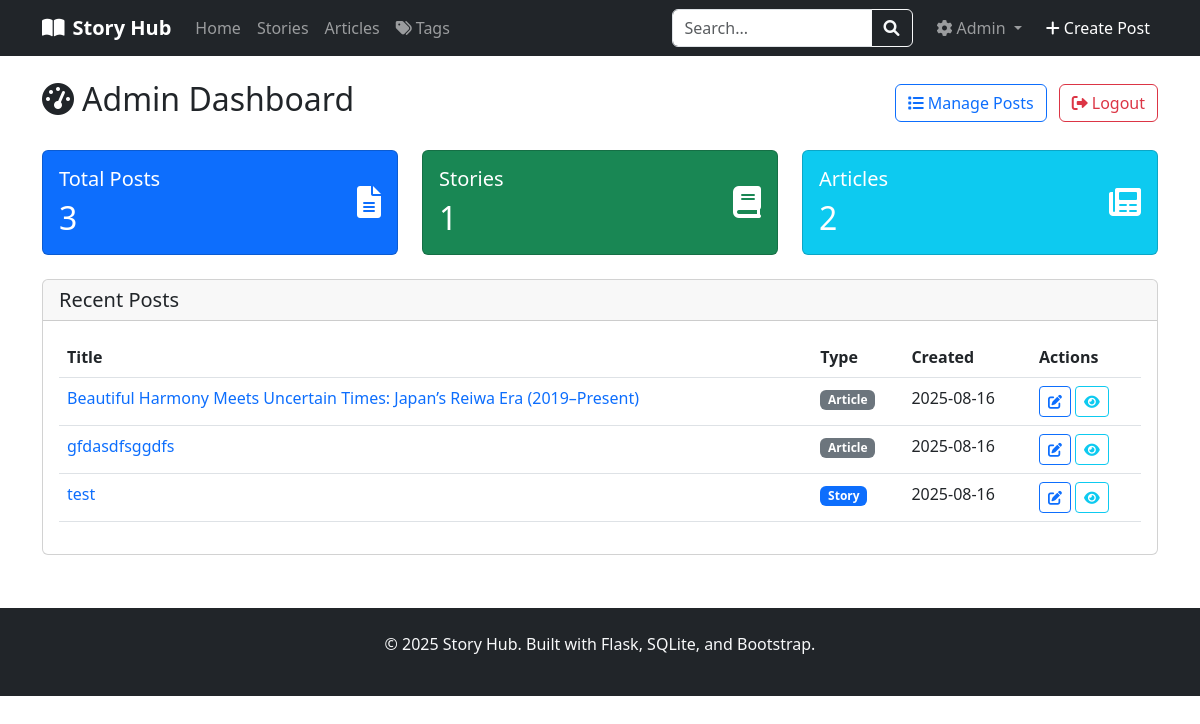
/admin (signed in), run on an earlier commit of the app's database.
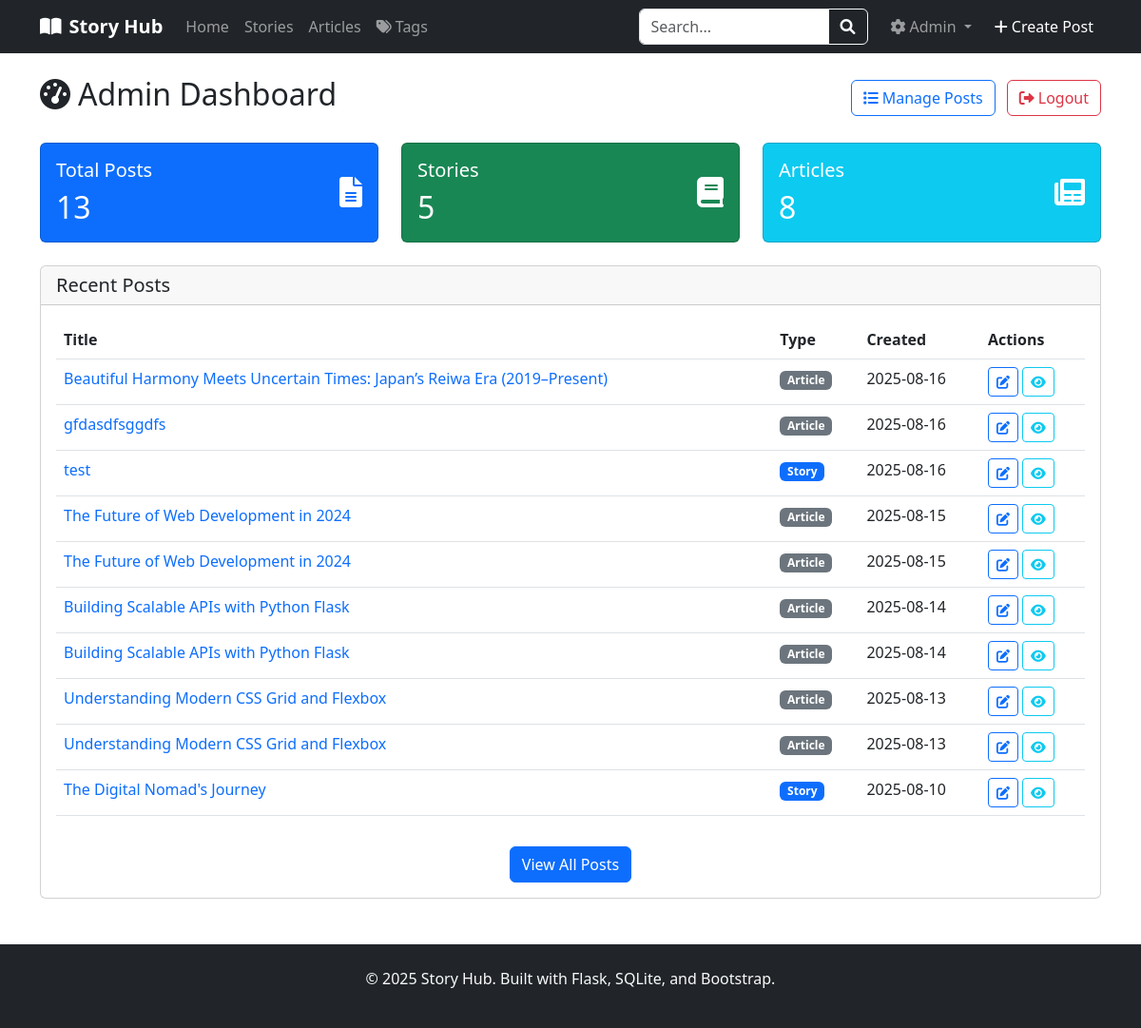
And on a later commit of the database.
### tables this page shows
CREATE TABLE posts (
            id INTEGER PRIMARY KEY AUTOINCREMENT,
            title TEXT NOT NULL,
            content TEXT NOT NULL,
            excerpt TEXT,
            image_filename TEXT,
            post_type TEXT NOT NULL DEFAULT 'article',
            created_at TIMESTAMP DEFAULT CURRENT_TIMESTAMP,
            updated_at TIMESTAMP DEFAULT CURRENT_TIMESTAMP
        , featured BOOLEAN DEFAULT 0, slug TEXT);

### routes/admin.py (the view)
@admin.route('/admin')
@admin_required
def admin_dashboard():
    posts = PostModel.get_all_posts()
    stats = AdminModel.get_post_statistics()
    return render_template('admin/dashboard.html', posts=posts, stats=stats)

### forms.py
class SearchForm(FlaskForm):
    query = StringField('Search', validators=[Length(max=200)], render_kw={"placeholder": "Search posts..."})
    submit = SubmitField('Search')

### models.py (called while the page is built)
def get_db():
    db = getattr(g, '_database', None)
    if db is None:
        db = g._database = sqlite3.connect(current_app.config['DATABASE'])
        db.row_factory = sqlite3.Row
    return db

    @staticmethod
    def get_all_posts(limit=None):
        db = get_db()
        query = 'SELECT * FROM posts ORDER BY created_at DESC'
        if limit:
            query += f' LIMIT {limit}'
        return db.execute(query).fetchall()

    @staticmethod
    def get_post_statistics():
        db = get_db()
        posts = PostModel.get_all_posts()
        return {
            'total_posts': len(posts),
            'total_stories': len([p for p in posts if p['post_type'] == 'story']),
            'total_articles': len([p for p in posts if p['post_type'] == 'article'])
        }

### routes/main.py (called while the page is built)
@main.app_context_processor
def inject_admin_status():
    return {'is_admin_logged_in': is_admin_logged_in()}

### routes/search.py (called while the page is built)
@search.app_context_processor
def inject_search_form():
    return {'search_form': SearchForm(), 'is_admin_logged_in': is_admin_logged_in()}

### utils.py (called while the page is built)
def admin_required(f):
    @wraps(f)
    def decorated_function(*args, **kwargs):
        if not session.get('admin_logged_in'):
            flash('Admin access required.', 'error')
            return redirect(url_for('auth.admin_login'))
        return f(*args, **kwargs)
    return decorated_function

def is_admin_logged_in():
    return session.get('admin_logged_in', False)

### templates/admin/dashboard.html (shortened to what this page needs)
{% extends "base.html" %}
{% block content %}
<div class="row">
    <div class="col-12">
        <div class="d-flex justify-content-between align-items-center mb-4">
            <h2><i class="fas fa-tachometer-alt me-2"></i>Admin Dashboard</h2>
            <div>
                <a href="{{ url_for('admin.admin_posts') }}" class="btn btn-outline-primary me-2">
                    <i class="fas fa-list me-1"></i>Manage Posts
                </a>
                <a href="{{ url_for('auth.admin_logout') }}" class="btn btn-outline-danger">
                    <i class="fas fa-sign-out-alt me-1"></i>Logout
                </a>
            </div>
        </div>
    </div>
</div>
<div class="row mb-4">
    <div class="col-md-4">
        <div class="card bg-primary text-white">
            <div class="card-body">
                <div class="d-flex align-items-center">
                    <div class="flex-grow-1">
                        <h5 class="card-title">Total Posts</h5>
                        <h2 class="mb-0">{{ stats.total_posts }}</h2>
                    </div>
                    <div class="flex-shrink-0">
                        <i class="fas fa-file-alt fa-2x"></i>
                    </div>
                </div>
            </div>
        </div>
    </div>
    <div class="col-md-4">
        <div class="card bg-success text-white">
            <div class="card-body">
                <div class="d-flex align-items-center">
                    <div class="flex-grow-1">
                        <h5 class="card-title">Stories</h5>
                        <h2 class="mb-0">{{ stats.total_stories }}</h2>
                    </div>
                    <div class="flex-shrink-0">
                        <i class="fas fa-book fa-2x"></i>
                    </div>
                </div>
            </div>
        </div>
    </div>
    <div class="col-md-4">
        <div class="card bg-info text-white">
            <div class="card-body">
                <div class="d-flex align-items-center">
                    <div class="flex-grow-1">
                        <h5 class="card-title">Articles</h5>
                        <h2 class="mb-0">{{ stats.total_articles }}</h2>
                    </div>
                    <div class="flex-shrink-0">
                        <i class="fas fa-newspaper fa-2x"></i>
                    </div>
                </div>
            </div>
        </div>
    </div>
</div>
<div class="row">
    <div class="col-12">
        <div class="card">
            <div class="card-header">
                <h5 class="mb-0">Recent Posts</h5>
            </div>
            <div class="card-body">
                {% if posts %}
                    <div class="table-responsive">
                        <table class="table table-hover">
                            <thead>
                                <tr>
                                    <th>Title</th>
                                    <th>Type</th>
                                    <th>Created</th>
                                    <th>Actions</th>
                                </tr>
                            </thead>
                            <tbody>
                                {% for post in posts[:10] %}
                                <tr>
                                    <td>
                                        <a href="{{ url_for('posts.view_post_by_slug', slug=post.slug) if post.slug else url_for('posts.view_post', post_id=post.id) }}" class="text-decoration-none">
                                            {{ post.title }}
                                        </a>
                                    </td>
                                    <td>
                                        <span class="badge bg-{{ 'primary' if post.post_type == 'story' else 'secondary' }}">
                                            {{ post.post_type.title() }}
                                        </span>
                                    </td>
                                    <td>{{ post.created_at[:10] }}</td>
                                    <td>
                                        <a href="{{ url_for('posts.edit_post', post_id=post.id) }}" class="btn btn-sm btn-outline-primary">
                                            <i class="fas fa-edit"></i>
                                        </a>
                                        <a href="{{ url_for('posts.view_post_by_slug', slug=post.slug) if post.slug else url_for('posts.view_post', post_id=post.id) }}" class="btn btn-sm btn-outline-info">
                                            <i class="fas fa-eye"></i>
                                        </a>
                                    </td>
                                </tr>
                                {% endfor %}
                            </tbody>
                        </table>
                    </div>
                    {% if posts|length > 10 %}
                        <div class="text-center mt-3">
                            <a href="{{ url_for('admin.admin_posts') }}" class="btn btn-primary">
                                View All Posts
                            </a>
                        </div>
                    {% endif %}
                {% else %}
                    <p class="text-muted">No posts found.</p>
                {% endif %}
            </div>
        </div>
    </div>
</div>
{% endblock %}

### templates/base.html (shortened to what this page needs)
<!DOCTYPE html>
<html lang="en">
<head>
    <link href="https://cdn.jsdelivr.net/npm/bootstrap@5.3.0/dist/css/bootstrap.min.css" rel="stylesheet">
    <link href="https://cdnjs.cloudflare.com/ajax/libs/font-awesome/6.0.0/css/all.min.css" rel="stylesheet">
</head>
<body>
    <nav class="navbar navbar-expand-lg navbar-dark bg-dark">
        <div class="container">
            <a class="navbar-brand" href="{{ url_for('main.index') }}">
                <i class="fas fa-book-open me-2"></i>Story Hub
            </a>
            <div class="collapse navbar-collapse" id="navbarNav">
                <ul class="navbar-nav me-auto">
                    <li class="nav-item">
                        <a class="nav-link" href="{{ url_for('main.index') }}">Home</a>
                    </li>
                    <li class="nav-item">
                        <a class="nav-link" href="{{ url_for('main.stories') }}">Stories</a>
                    </li>
                    <li class="nav-item">
                        <a class="nav-link" href="{{ url_for('main.articles') }}">Articles</a>
                    </li>
                    <li class="nav-item">
                        <a class="nav-link" href="{{ url_for('search.all_tags') }}">
                            <i class="fas fa-tags me-1"></i>Tags
                        </a>
                    </li>
                </ul>
                <form class="d-flex me-3" method="GET" action="{{ url_for('search.search_posts') }}">
                    <div class="input-group">
                        <input type="text" name="query" class="form-control" placeholder="Search..."
                               value="{{ request.args.get('query', '') }}" style="width: 200px;">
                        <button type="submit" class="btn btn-outline-light">
                            <i class="fas fa-search"></i>
                        </button>
                    </div>
                </form>
                <ul class="navbar-nav">
                    {% if is_admin_logged_in %}
                    <li class="nav-item dropdown">
                        <a class="nav-link dropdown-toggle" href="#" role="button" data-bs-toggle="dropdown">
                            <i class="fas fa-cog me-1"></i>Admin
                        </a>
                    </li>
                    {% else %}
                    <li class="nav-item">
                        <a class="nav-link" href="{{ url_for('auth.admin_login') }}">
                            <i class="fas fa-lock me-1"></i>Admin
                        </a>
                    </li>
                    {% endif %}
                    {% if is_admin_logged_in %}
                    <li class="nav-item">
                        <a class="nav-link btn btn-primary text-white ms-2" href="{{ url_for('posts.create_post') }}">
                            <i class="fas fa-plus me-1"></i>Create Post
                        </a>
                    </li>
                    {% endif %}
                </ul>
            </div>
        </div>
    </nav>
    <main class="content-section">
        <div class="container mt-4">
            {% block content %}{% endblock %}
        </div>
    </main>
    <footer class="bg-dark text-light py-4 mt-5">
        <div class="container text-center">
            <p>&copy; 2025 Story Hub. Built with Flask, SQLite, and Bootstrap.</p>
        </div>
    </footer>
</body>
</html>

### templates/base.html (style rules this page uses)
.navbar-brand { font-weight: bold; }
.content-section { min-height: 60vh; }

What changed in the data, as far as the page shows it:
added posts: title "The Future of Web Development in 2024", post_type "Article", created_at "2025-08-15"
added posts: title "The Future of Web Development in 2024", post_type "Article", created_at "2025-08-15"
added posts: title "Building Scalable APIs with Python Flask", post_type "Article", created_at "2025-08-14"
added posts: title "Building Scalable APIs with Python Flask", post_type "Article", created_at "2025-08-14"
added posts: title "Understanding Modern CSS Grid and Flexbox", post_type "Article", created_at "2025-08-13"
added posts: title "Understanding Modern CSS Grid and Flexbox", post_type "Article", created_at "2025-08-13"
added posts: title "The Digital Nomad's Journey", post_type "Story", created_at "2025-08-10"
Also different on the page:
{{ stats.total_posts }}: "3" → "13"
{{ stats.total_stories }}: "1" → "5"
{{ stats.total_articles }}: "2" → "8"
text now shown: "View All Posts"
